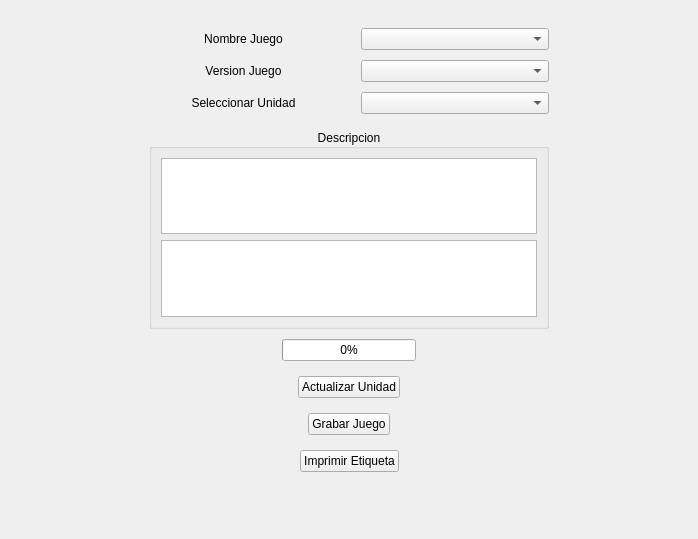
<?xml version="1.0" encoding="UTF-8"?>
<ui version="4.0">
 <class>WriteGameTinkerForm</class>
 <widget class="QWidget" name="WriteGameTinkerForm">
  <property name="geometry">
   <rect>
    <x>0</x>
    <y>0</y>
    <width>698</width>
    <height>539</height>
   </rect>
  </property>
  <property name="windowTitle">
   <string>Grabar Juego TinkerBoard</string>
  </property>
  <layout class="QGridLayout" name="gridLayout_2">
   <item row="0" column="1">
    <spacer name="verticalSpacer_2">
     <property name="orientation">
      <enum>Qt::Vertical</enum>
     </property>
     <property name="sizeHint" stdset="0">
      <size>
       <width>17</width>
       <height>29</height>
      </size>
     </property>
    </spacer>
   </item>
   <item row="1" column="0">
    <spacer name="horizontalSpacer">
     <property name="orientation">
      <enum>Qt::Horizontal</enum>
     </property>
     <property name="sizeHint" stdset="0">
      <size>
       <width>100</width>
       <height>20</height>
      </size>
     </property>
    </spacer>
   </item>
   <item row="1" column="1" rowspan="2">
    <layout class="QVBoxLayout" name="verticalLayout_3">
     <property name="spacing">
      <number>10</number>
     </property>
     <item>
      <layout class="QHBoxLayout" name="horizontalLayout">
       <item>
        <layout class="QVBoxLayout" name="verticalLayout">
         <item>
          <widget class="QLabel" name="label_NombreJuego">
           <property name="text">
            <string>Nombre Juego</string>
           </property>
           <property name="alignment">
            <set>Qt::AlignCenter</set>
           </property>
          </widget>
         </item>
         <item>
          <widget class="QLabel" name="label_VersionJuego">
           <property name="text">
            <string>Version Juego</string>
           </property>
           <property name="alignment">
            <set>Qt::AlignCenter</set>
           </property>
          </widget>
         </item>
         <item>
          <widget class="QLabel" name="label">
           <property name="text">
            <string>Seleccionar Unidad</string>
           </property>
           <property name="alignment">
            <set>Qt::AlignCenter</set>
           </property>
          </widget>
         </item>
        </layout>
       </item>
       <item>
        <spacer name="horizontalSpacer_3">
         <property name="orientation">
          <enum>Qt::Horizontal</enum>
         </property>
         <property name="sizeType">
          <enum>QSizePolicy::Fixed</enum>
         </property>
         <property name="sizeHint" stdset="0">
          <size>
           <width>13</width>
           <height>20</height>
          </size>
         </property>
        </spacer>
       </item>
       <item>
        <layout class="QVBoxLayout" name="verticalLayout_2">
         <item>
          <widget class="QComboBox" name="comboBox_GameName"/>
         </item>
         <item>
          <widget class="QComboBox" name="comboBox_GameVersion"/>
         </item>
         <item>
          <widget class="QComboBox" name="comboBox_Drives"/>
         </item>
        </layout>
       </item>
      </layout>
     </item>
     <item>
      <spacer name="verticalSpacer_5">
       <property name="orientation">
        <enum>Qt::Vertical</enum>
       </property>
       <property name="sizeType">
        <enum>QSizePolicy::Fixed</enum>
       </property>
       <property name="sizeHint" stdset="0">
        <size>
         <width>20</width>
         <height>5</height>
        </size>
       </property>
      </spacer>
     </item>
     <item>
      <widget class="QGroupBox" name="groupBox">
       <property name="enabled">
        <bool>true</bool>
       </property>
       <property name="minimumSize">
        <size>
         <width>400</width>
         <height>200</height>
        </size>
       </property>
       <property name="maximumSize">
        <size>
         <width>500</width>
         <height>200</height>
        </size>
       </property>
       <property name="title">
        <string>Descripcion</string>
       </property>
       <property name="alignment">
        <set>Qt::AlignCenter</set>
       </property>
       <layout class="QGridLayout" name="gridLayout">
        <item row="0" column="0">
         <widget class="QTextEdit" name="Description_textEdit">
          <property name="textInteractionFlags">
           <set>Qt::NoTextInteraction</set>
          </property>
         </widget>
        </item>
        <item row="1" column="0">
         <widget class="QTextBrowser" name="Obs_textEdit"/>
        </item>
       </layout>
      </widget>
     </item>
     <item>
      <layout class="QHBoxLayout" name="horizontalLayout_4">
       <item>
        <spacer name="horizontalSpacer_8">
         <property name="orientation">
          <enum>Qt::Horizontal</enum>
         </property>
         <property name="sizeHint" stdset="0">
          <size>
           <width>40</width>
           <height>20</height>
          </size>
         </property>
        </spacer>
       </item>
       <item>
        <widget class="QProgressBar" name="progressBar">
         <property name="value">
          <number>0</number>
         </property>
        </widget>
       </item>
       <item>
        <spacer name="horizontalSpacer_9">
         <property name="orientation">
          <enum>Qt::Horizontal</enum>
         </property>
         <property name="sizeHint" stdset="0">
          <size>
           <width>40</width>
           <height>20</height>
          </size>
         </property>
        </spacer>
       </item>
      </layout>
     </item>
     <item>
      <spacer name="verticalSpacer_4">
       <property name="orientation">
        <enum>Qt::Vertical</enum>
       </property>
       <property name="sizeType">
        <enum>QSizePolicy::Fixed</enum>
       </property>
       <property name="sizeHint" stdset="0">
        <size>
         <width>20</width>
         <height>5</height>
        </size>
       </property>
      </spacer>
     </item>
     <item>
      <layout class="QHBoxLayout" name="horizontalLayout_5">
       <item>
        <spacer name="horizontalSpacer_10">
         <property name="orientation">
          <enum>Qt::Horizontal</enum>
         </property>
         <property name="sizeHint" stdset="0">
          <size>
           <width>40</width>
           <height>20</height>
          </size>
         </property>
        </spacer>
       </item>
       <item>
        <widget class="QPushButton" name="button_UpdateDrive">
         <property name="text">
          <string>Actualizar Unidad</string>
         </property>
        </widget>
       </item>
       <item>
        <spacer name="horizontalSpacer_11">
         <property name="orientation">
          <enum>Qt::Horizontal</enum>
         </property>
         <property name="sizeHint" stdset="0">
          <size>
           <width>40</width>
           <height>20</height>
          </size>
         </property>
        </spacer>
       </item>
      </layout>
     </item>
     <item>
      <spacer name="verticalSpacer_6">
       <property name="orientation">
        <enum>Qt::Vertical</enum>
       </property>
       <property name="sizeType">
        <enum>QSizePolicy::Fixed</enum>
       </property>
       <property name="sizeHint" stdset="0">
        <size>
         <width>20</width>
         <height>5</height>
        </size>
       </property>
      </spacer>
     </item>
     <item>
      <layout class="QHBoxLayout" name="horizontalLayout_2">
       <item>
        <spacer name="horizontalSpacer_6">
         <property name="orientation">
          <enum>Qt::Horizontal</enum>
         </property>
         <property name="sizeHint" stdset="0">
          <size>
           <width>40</width>
           <height>20</height>
          </size>
         </property>
        </spacer>
       </item>
       <item>
        <widget class="QPushButton" name="Button_MakeGame">
         <property name="text">
          <string>Grabar Juego</string>
         </property>
        </widget>
       </item>
       <item>
        <spacer name="horizontalSpacer_7">
         <property name="orientation">
          <enum>Qt::Horizontal</enum>
         </property>
         <property name="sizeHint" stdset="0">
          <size>
           <width>40</width>
           <height>20</height>
          </size>
         </property>
        </spacer>
       </item>
      </layout>
     </item>
     <item>
      <spacer name="verticalSpacer_3">
       <property name="orientation">
        <enum>Qt::Vertical</enum>
       </property>
       <property name="sizeType">
        <enum>QSizePolicy::Fixed</enum>
       </property>
       <property name="sizeHint" stdset="0">
        <size>
         <width>20</width>
         <height>5</height>
        </size>
       </property>
      </spacer>
     </item>
     <item>
      <layout class="QHBoxLayout" name="horizontalLayout_3">
       <item>
        <spacer name="horizontalSpacer_4">
         <property name="orientation">
          <enum>Qt::Horizontal</enum>
         </property>
         <property name="sizeHint" stdset="0">
          <size>
           <width>40</width>
           <height>20</height>
          </size>
         </property>
        </spacer>
       </item>
       <item>
        <widget class="QPushButton" name="Button_PrintGameLabel">
         <property name="text">
          <string>Imprimir Etiqueta</string>
         </property>
        </widget>
       </item>
       <item>
        <spacer name="horizontalSpacer_5">
         <property name="orientation">
          <enum>Qt::Horizontal</enum>
         </property>
         <property name="sizeHint" stdset="0">
          <size>
           <width>40</width>
           <height>20</height>
          </size>
         </property>
        </spacer>
       </item>
      </layout>
     </item>
    </layout>
   </item>
   <item row="2" column="2">
    <spacer name="horizontalSpacer_2">
     <property name="orientation">
      <enum>Qt::Horizontal</enum>
     </property>
     <property name="sizeHint" stdset="0">
      <size>
       <width>100</width>
       <height>20</height>
      </size>
     </property>
    </spacer>
   </item>
   <item row="3" column="1">
    <spacer name="verticalSpacer">
     <property name="orientation">
      <enum>Qt::Vertical</enum>
     </property>
     <property name="sizeHint" stdset="0">
      <size>
       <width>20</width>
       <height>67</height>
      </size>
     </property>
    </spacer>
   </item>
  </layout>
  <zorder>horizontalSpacer</zorder>
  <zorder>horizontalSpacer_2</zorder>
  <zorder>verticalSpacer</zorder>
  <zorder>verticalSpacer_2</zorder>
 </widget>
 <resources/>
 <connections/>
</ui>
